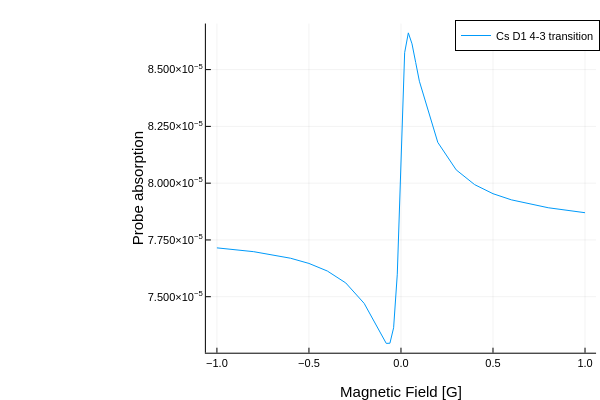

Source (notebook cell):
### Code cell
df43=DataFrame(B=x43,Absorption=y43)
CSV.write("CsD1_43_Omega1.csv",df43)
plot(x43,y43,xlabel="Magnetic Field [G]",ylabel="Probe absorption",label="Cs D1 4-3 transition")

### Figure 1 — Plotly figure (JSON) as saved in the notebook; plotly's stock layout.template omitted (floating-point values rounded to 4 significant figures)
{"data": [{"colorbar": {"len": 0.9143, "title": "", "x": 0.9934, "y": 0.533}, "legendgroup": "Cs D1 4-3 transition", "line": {"color": "rgba(0, 154, 250, 1.000)", "dash": "solid", "shape": "linear", "width": 1}, "mode": "lines", "name": "Cs D1 4-3 transition", "showlegend": true, "type": "scatter", "x": [-1, -0.8, -0.6, -0.5, -0.4, -0.3, -0.2, -0.1, -0.08, -0.06, -0.04, -0.02, 0, 0.02, 0.04, 0.06, 0.08, 0.1, 0.2, 0.3, 0.4, 0.5, 0.6, 0.8, 1], "xaxis": "x", "y": [7.715e-05, 7.698e-05, 7.67e-05, 7.647e-05, 7.613e-05, 7.561e-05, 7.471e-05, 7.319e-05, 7.294e-05, 7.295e-05, 7.363e-05, 7.599e-05, 8.135e-05, 8.574e-05, 8.662e-05, 8.613e-05, 8.531e-05, 8.449e-05, 8.18e-05, 8.059e-05, 7.994e-05, 7.954e-05, 7.927e-05, 7.892e-05, 7.87e-05], "yaxis": "y"}], "layout": {"annotations": [], "height": 400, "legend": {"bgcolor": "rgba(255, 255, 255, 1.000)", "bordercolor": "rgba(0, 0, 0, 1.000)", "borderwidth": 1, "font": {"color": "rgba(0, 0, 0, 1.000)", "family": "sans-serif", "size": 11}, "title": {"font": {"color": "rgba(0, 0, 0, 1.000)", "family": "sans-serif", "size": 15}, "text": ""}, "tracegroupgap": 0, "traceorder": "normal", "x": 1, "xanchor": "auto", "y": 1, "yanchor": "auto"}, "margin": {"b": 20, "l": 0, "r": 0, "t": 20}, "paper_bgcolor": "rgba(255, 255, 255, 1.000)", "plot_bgcolor": "rgba(255, 255, 255, 1.000)", "showlegend": true, "width": 600, "xaxis": {"anchor": "y", "domain": [0.3431, 0.9934], "gridcolor": "rgba(0, 0, 0, 0.100)", "gridwidth": 0.5, "linecolor": "rgba(0, 0, 0, 1.000)", "mirror": false, "range": [-1.06, 1.06], "showgrid": true, "showline": true, "showticklabels": true, "tickangle": 0, "tickcolor": "rgb(0, 0, 0)", "tickfont": {"color": "rgba(0, 0, 0, 1.000)", "family": "sans-serif", "size": 11}, "tickmode": "array", "ticks": "inside", "ticktext": ["−1.0", "−0.5", "0.0", "0.5", "1.0"], "tickvals": [-1, -0.5, 0, 0.5, 1], "title": "Magnetic Field [G]", "titlefont": {"color": "rgba(0, 0, 0, 1.000)", "family": "sans-serif", "size": 15}, "type": "-", "visible": true, "zeroline": false, "zerolinecolor": "rgba(0, 0, 0, 1.000)"}, "yaxis": {"anchor": "x", "domain": [0.07581, 0.9902], "gridcolor": "rgba(0, 0, 0, 0.100)", "gridwidth": 0.5, "linecolor": "rgba(0, 0, 0, 1.000)", "mirror": false, "range": [7.253e-05, 8.703e-05], "showgrid": true, "showline": true, "showticklabels": true, "tickangle": 0, "tickcolor": "rgb(0, 0, 0)", "tickfont": {"color": "rgba(0, 0, 0, 1.000)", "family": "sans-serif", "size": 11}, "tickmode": "array", "ticks": "inside", "ticktext": ["7.500×10<sup>−5</sup>", "7.750×10<sup>−5</sup>", "8.000×10<sup>−5</sup>", "8.250×10<sup>−5</sup>", "8.500×10<sup>−5</sup>"], "tickvals": [7.5e-05, 7.75e-05, 8e-05, 8.25e-05, 8.5e-05], "title": "Probe absorption", "titlefont": {"color": "rgba(0, 0, 0, 1.000)", "family": "sans-serif", "size": 15}, "type": "-", "visible": true, "zeroline": false, "zerolinecolor": "rgba(0, 0, 0, 1.000)"}}}
